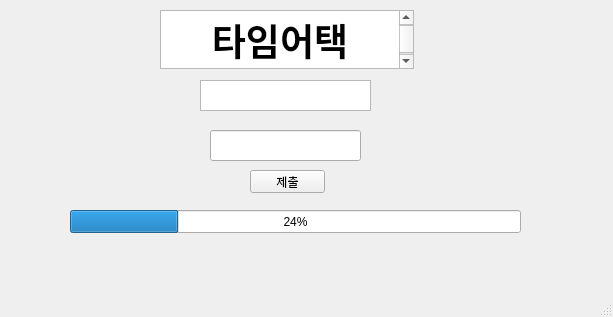
<?xml version="1.0" encoding="UTF-8"?>
<ui version="4.0">
 <class>MainWindow</class>
 <widget class="QMainWindow" name="MainWindow">
  <property name="geometry">
   <rect>
    <x>0</x>
    <y>0</y>
    <width>613</width>
    <height>317</height>
   </rect>
  </property>
  <property name="windowTitle">
   <string>MainWindow</string>
  </property>
  <widget class="QWidget" name="centralwidget">
   <widget class="QPushButton" name="pushButton">
    <property name="geometry">
     <rect>
      <x>250</x>
      <y>170</y>
      <width>75</width>
      <height>23</height>
     </rect>
    </property>
    <property name="maximumSize">
     <size>
      <width>75</width>
      <height>31</height>
     </size>
    </property>
    <property name="text">
     <string>제출</string>
    </property>
   </widget>
   <widget class="QTextEdit" name="textEdit">
    <property name="geometry">
     <rect>
      <x>160</x>
      <y>10</y>
      <width>254</width>
      <height>59</height>
     </rect>
    </property>
    <property name="maximumSize">
     <size>
      <width>261</width>
      <height>61</height>
     </size>
    </property>
    <property name="html">
     <string>&lt;!DOCTYPE HTML PUBLIC &quot;-//W3C//DTD HTML 4.0//EN&quot; &quot;http://www.w3.org/TR/REC-html40/strict.dtd&quot;&gt;
&lt;html&gt;&lt;head&gt;&lt;meta name=&quot;qrichtext&quot; content=&quot;1&quot; /&gt;&lt;meta charset=&quot;utf-8&quot; /&gt;&lt;style type=&quot;text/css&quot;&gt;
p, li { white-space: pre-wrap; }
hr { height: 1px; border-width: 0; }
li.unchecked::marker { content: &quot;\2610&quot;; }
li.checked::marker { content: &quot;\2612&quot;; }
&lt;/style&gt;&lt;/head&gt;&lt;body style=&quot; font-family:'맑은 고딕'; font-size:9pt; font-weight:400; font-style:normal;&quot;&gt;
&lt;p align=&quot;center&quot; style=&quot; margin-top:0px; margin-bottom:0px; margin-left:0px; margin-right:0px; -qt-block-indent:0; text-indent:0px;&quot;&gt;&lt;span style=&quot; font-family:'Gulim'; font-size:28pt; font-weight:600;&quot;&gt;타임어택&lt;/span&gt;&lt;/p&gt;&lt;/body&gt;&lt;/html&gt;</string>
    </property>
   </widget>
   <widget class="QPlainTextEdit" name="plainTextEdit">
    <property name="geometry">
     <rect>
      <x>200</x>
      <y>80</y>
      <width>171</width>
      <height>31</height>
     </rect>
    </property>
   </widget>
   <widget class="QLineEdit" name="lineEdit">
    <property name="geometry">
     <rect>
      <x>210</x>
      <y>130</y>
      <width>151</width>
      <height>31</height>
     </rect>
    </property>
   </widget>
   <widget class="QProgressBar" name="progressBar">
    <property name="geometry">
     <rect>
      <x>70</x>
      <y>210</y>
      <width>451</width>
      <height>23</height>
     </rect>
    </property>
    <property name="value">
     <number>24</number>
    </property>
   </widget>
  </widget>
  <widget class="QMenuBar" name="menubar">
   <property name="geometry">
    <rect>
     <x>0</x>
     <y>0</y>
     <width>613</width>
     <height>33</height>
    </rect>
   </property>
  </widget>
  <widget class="QStatusBar" name="statusbar"/>
 </widget>
 <resources/>
 <connections/>
</ui>
